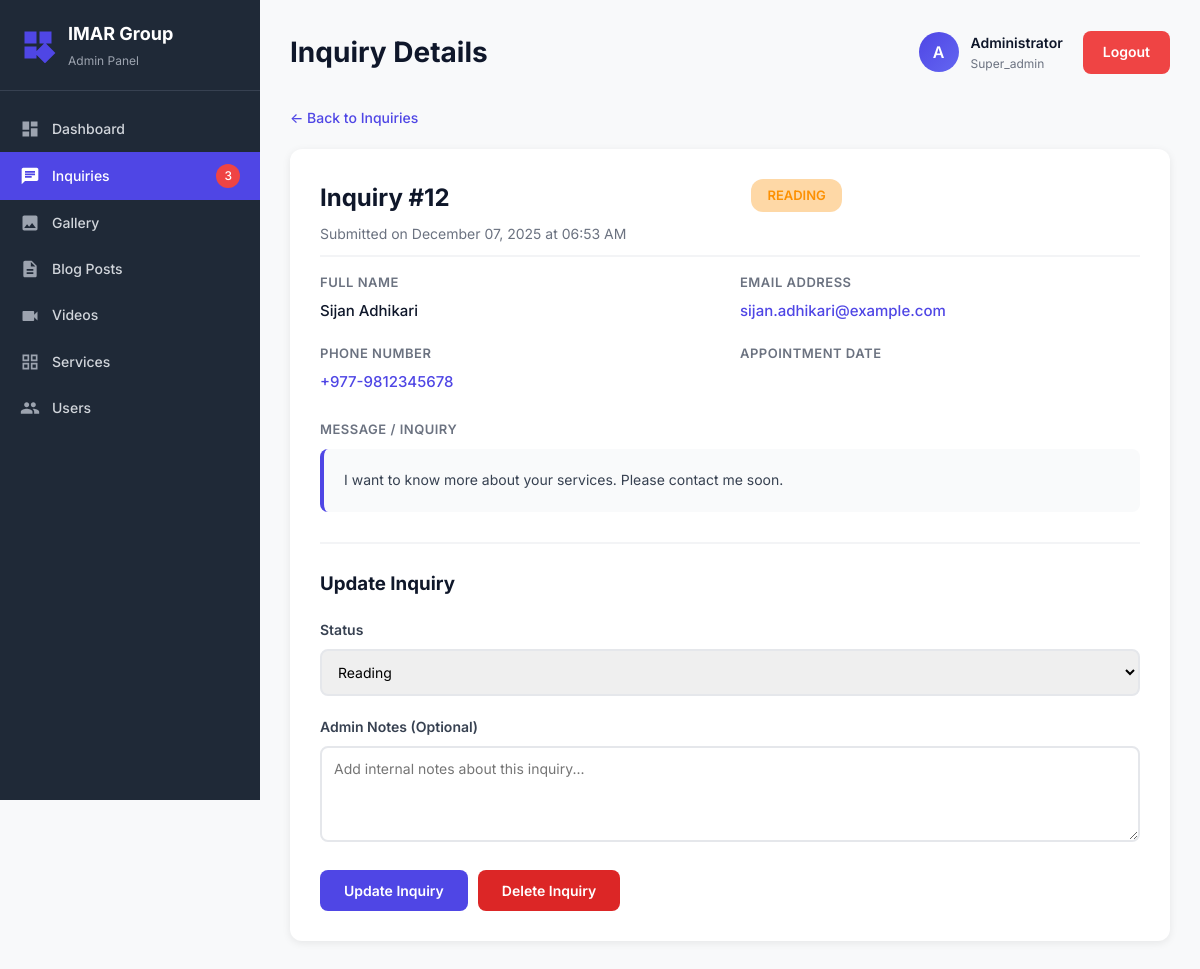
Screenshot of /admin/INQUIRY_CODE/view-inquiry.php?id=12 (signed in) with the database file from the repository.
### tables this page shows
CREATE TABLE `inquiries` (
  `id` int(11) NOT NULL,
  `first_name` varchar(50) NOT NULL,
  `last_name` varchar(50) NOT NULL,
  `email` varchar(100) NOT NULL,
  `phone` varchar(20) NOT NULL,
  `appointment_date` date DEFAULT NULL,
  `message` text NOT NULL,
  `ip_address` varchar(45) DEFAULT NULL,
  `user_agent` text DEFAULT NULL,
  `status` enum('new','reading','responded') NOT NULL DEFAULT 'new',
  `created_at` timestamp NOT NULL DEFAULT current_timestamp(),
  `updated_at` timestamp NOT NULL DEFAULT current_timestamp() ON UPDATE current_timestamp(),
  `read_at` datetime DEFAULT NULL,
  `admin_notes` text DEFAULT NULL
);

### admin/INQUIRY_CODE/view-inquiry.php (the view, shortened to what this page needs)
<?php
require_once '../../config/config.php';
$admin_name = $_SESSION['admin_name'] ?? 'Admin';
$admin_initials = strtoupper(substr($admin_name, 0, 1));
$admin_role = $_SESSION['admin_role'] ?? 'editor';
$inquiry_id = $_GET['id'] ?? 0;
$stmt = $conn->prepare("SELECT * FROM inquiries WHERE id = ?");
$stmt->bind_param("i", $inquiry_id);
$stmt->execute();
$result = $stmt->get_result();
$inquiry = $result->fetch_assoc();
?>
<!DOCTYPE html>
<html lang="en">
<head>
<link rel="stylesheet" href="../../css/styles.css">
<link rel="stylesheet" href="../../css/dashboard.css">
</head>
<body>
  <div class="dashboard">
    <?php include __DIR__ . '/../includes/sidebar.php'; ?>
    <div class="main-content">
    <div class="dashboard-header">
        <h1>Inquiry Details</h1>
        <div class="header-actions">
            <div class="user-info">
                <div class="user-avatar"><?php echo $admin_initials; ?></div>
                <div>
                    <div style="font-weight: 600; font-size: 14px;"><?php echo htmlspecialchars($admin_name); ?></div>
                    <div style="font-size: 12px; color: #6b7280;"><?php echo ucfirst($admin_role); ?></div>
                </div>
            </div>
            <a href="../logout.php" class="logout-btn">Logout</a>
        </div>
    </div>
    <div class="inquiry-detail-container">
        <a href="inquiries.php" class="back-link">&larr; Back to Inquiries</a>
        <div class="inquiry-card">
            <div class="inquiry-header">
                <div class="inquiry-title">
                    <h2>Inquiry #<?php echo $inquiry['id']; ?></h2>
                    <div class="inquiry-meta">
                        Submitted on <?php echo date('F d, Y \a\t h:i A', strtotime($inquiry['created_at'])); ?>
                    </div>
                </div>
                <span class="status-badge <?php echo $inquiry['status']; ?>">
                    <?php echo ucfirst($inquiry['status']); ?>
                </span>
            </div>
            <div class="info-grid">
                <div class="info-item">
                    <label>Full Name</label>
                    <value><?php echo htmlspecialchars($inquiry['first_name'] . ' ' . $inquiry['last_name']); ?></value>
                </div>
                <div class="info-item">
                    <label>Email Address</label>
                    <value><a href="mailto:<?php echo htmlspecialchars($inquiry['email']); ?>" style="color: #4f46e5;"><?php echo htmlspecialchars($inquiry['email']); ?></a></value>
                </div>
                <div class="info-item">
                    <label>Phone Number</label>
                    <value><a href="tel:<?php echo htmlspecialchars($inquiry['phone']); ?>" style="color: #4f46e5;"><?php echo htmlspecialchars($inquiry['phone']); ?></a></value>
                </div>
                <div class="info-item">
                    <label>Appointment Date</label>
                </div>
            </div>
            <div class="message-section">
                <label>Message / Inquiry</label>
                <div class="message-box">
                    <?php echo nl2br(htmlspecialchars($inquiry['message'])); ?>
                </div>
            </div>
            <div class="action-section">
                <h3 style="margin-bottom: 20px;">Update Inquiry</h3>
                <form method="POST" action="">
                    <div class="form-group">
                        <label for="status">Status</label>
                        <select name="status" id="status" required>
                            <option value="reading" <?php echo $inquiry['status'] === 'reading' ? 'selected' : ''; ?>>Reading</option>
                        </select>
                    </div>
                    <div class="form-group">
                        <label for="admin_notes">Admin Notes (Optional)</label>
                        <textarea name="admin_notes" id="admin_notes" rows="4" placeholder="Add internal notes about this inquiry..."><?php echo htmlspecialchars($inquiry['admin_notes'] ?? ''); ?></textarea>
                    </div>
              <div class="btn-group" style="display: flex; gap: 10px; align-items: center; flex-wrap: wrap;">
    <form method="POST" action="">
        <button type="submit" name="update_status" class="btn btn-primary">Update Inquiry</button>
    </form>
    <form method="POST" action="" onsubmit="return confirm('Are you sure you want to delete this inquiry?');">
        <button type="submit" class="btn btn-delete">Delete Inquiry</button>
    </form>
</div>
            </div>
        </div>
    </div>
</div>
</div>
</body>
</html>

### css/styles.css (style rules this page uses)
* { margin: 0; padding: 0; box-sizing: border-box; font-family: 'Inter', -apple-system, BlinkMacSystemFont, 'Segoe UI', sans-serif; }
body { background-color: #f8f9fa; color: #0f172a; line-height: 1.6; }
a { text-decoration: none; color: inherit; }
.dashboard { display: flex; min-height: 100vh; background-color: #f8f9fa; }
.main-content { flex: 1; padding: 30px; background-color: #f8f9fa; overflow-y: auto; }
.dashboard-header { display: flex; justify-content: space-between; align-items: center; margin-bottom: 30px; flex-wrap: wrap; gap: 15px; }
.dashboard-header h1 { font-size: 28px; font-weight: 700; color: #0f172a; }
.header-actions { display: flex; align-items: center; gap: 20px; }
.user-info { display: flex; align-items: center; gap: 12px; }
.user-avatar { width: 40px; height: 40px; background: linear-gradient(135deg, #4f46e5 0%, #6366f1 100%); color: #ffffff; border-radius: 50%; display: flex; align-items: center; justify-content: center; font-weight: 600; font-size: 16px; }
.logout-btn { padding: 10px 20px; border: none; border-radius: 8px; background-color: #ef4444; color: #ffffff; cursor: pointer; font-size: 14px; font-weight: 600; transition: background 0.3s; }
.btn-delete { background-color: #dc2626 !important; color: white !important; }
.btn-group { display: flex; gap: 10px; flex-wrap: wrap; }

### css/dashboard.css (style rules this page uses)
.inquiry-header { display: flex; justify-content: space-between; align-items: start; margin-bottom: 8px; }
.inquiry-meta { display: flex; align-items: center; gap: 12px; font-size: 12px; color: #9ca3af; }
.btn-delete { background-color: #dc2626 !important; color: white !important; }
.btn-group { display: flex; gap: 10px; flex-wrap: wrap; }

### admin/INQUIRY_CODE/view-inquiry.php (style rules this page uses)
.inquiry-detail-container { max-width: 900px; }
.inquiry-card { background: white; border-radius: 12px; padding: 30px; box-shadow: 0 2px 8px rgba(0,0,0,0.08); margin-bottom: 20px; }
.inquiry-header { display: flex; justify-content: flex-start; align-items: start; margin-bottom: 15px; padding-bottom: 10px; border-bottom: 2px solid #f3f4f6; }
.inquiry-title h2 { font-size: 24px; margin-bottom: 5px; }
.inquiry-meta { font-size: 14px; color: #6b7280; }
.status-badge { padding: 6px 16px; border-radius: 12px; font-size: 13px; font-weight: 600; text-transform: uppercase; margin-left: 125px; }
.status-badge.reading { background: #fc900259; color: #fc9002ff; }
.info-grid { display: grid; grid-template-columns: repeat(2, 1fr); gap: 20px; margin-bottom: 25px; }
.info-item label { display: block; font-size: 13px; font-weight: 600; color: #6b7280; text-transform: uppercase; letter-spacing: 0.5px; margin-bottom: 6px; }
.info-item value { display: block; font-size: 15px; color: #0f172a; font-weight: 500; }
.message-section { margin: 25px 0; }
.message-section label { display: block; font-size: 13px; font-weight: 600; color: #6b7280; text-transform: uppercase; letter-spacing: 0.5px; margin-bottom: 10px; }
.message-box { background: #f9fafb; padding: 20px; border-radius: 8px; border-left: 4px solid #4f46e5; font-size: 14px; line-height: 1.6; color: #374151; }
.action-section { margin-top: 30px; padding-top: 25px; border-top: 2px solid #f3f4f6; }
.form-group { margin-bottom: 20px; }
.form-group label { display: block; font-size: 14px; font-weight: 600; margin-bottom: 8px; color: #374151; }
.form-group select, .form-group textarea { width: 100%; padding: 12px; border: 2px solid #e5e7eb; border-radius: 8px; font-size: 14px; font-family: inherit; }
.btn-group { display: flex; gap: 10px; }
.btn { padding: 12px 24px; border-radius: 8px; font-size: 14px; font-weight: 600; border: none; cursor: pointer; transition: all 0.3s; text-decoration: none; display: inline-block; }
.btn-primary { background: #4f46e5; color: white; }
.back-link { display: inline-flex; align-items: center; gap: 6px; color: #4f46e5; text-decoration: none; font-size: 14px; font-weight: 500; margin-bottom: 20px; }

### rows the page displays
inquiries: id "12", created_at "December 07, 2025 at 06:53 AM", status "READING", first_name+last_name "Sijan Adhikari", email "sijan.adhikari@example.com", phone "+977-9812345678", message "I want to know more about your services. Please contact me soon.", status "Reading"

### other values shown
$new_inquiries_count "3"
$admin_initials "A"
$admin_name "Administrator"
$admin_role "Super_admin"
